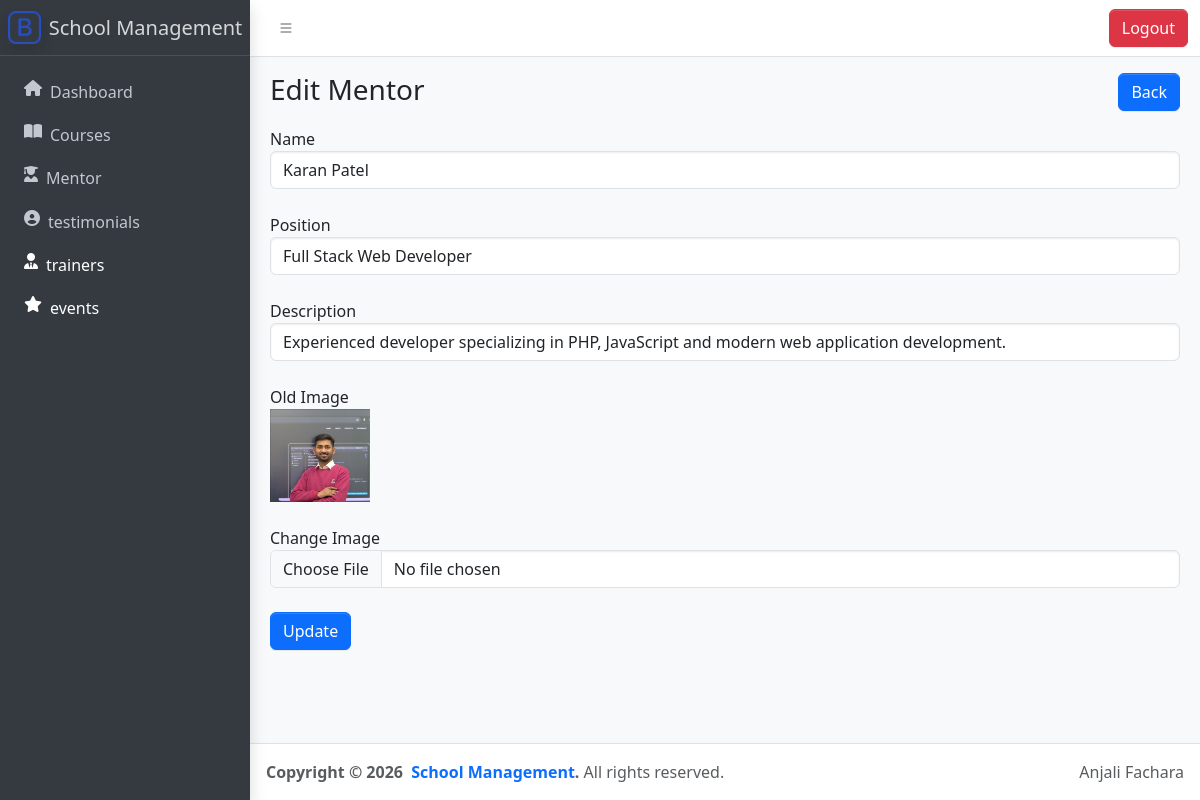
Screenshot of /backend/mentor_edit.php?id=1 with the database file from the repository.
### tables this page shows
CREATE TABLE `mentor` (
  `id` int(11) NOT NULL,
  `image` varchar(255) NOT NULL,
  `name` varchar(100) NOT NULL,
  `position` varchar(100) NOT NULL,
  `description` text NOT NULL
);

### backend/mentor_edit.php (the view, shortened to what this page needs)
<!doctype html>
<html lang="en">
<head>
  <link
    rel="stylesheet"
    href="https://cdn.jsdelivr.net/npm/@fontsource/source-sans-3@5.0.12/index.css" />
  <link
    rel="stylesheet"
    href="https://cdn.jsdelivr.net/npm/overlayscrollbars@2.11.0/styles/overlayscrollbars.min.css" />
  <link
    rel="stylesheet"
    href="https://cdn.jsdelivr.net/npm/bootstrap-icons@1.13.1/font/bootstrap-icons.min.css" />
  <link
    rel="stylesheet"
    href="https://cdnjs.cloudflare.com/ajax/libs/font-awesome/6.5.1/css/all.min.css" />
  <link rel="stylesheet" href="css/adminlte.css" />
</head>
<body class="layout-fixed sidebar-expand-lg sidebar-open bg-body-tertiary">
  <div class="app-wrapper">
<?php
 include('layout/header.php');
?>
  <?php
      include('layout/sidebar.php');
  ?>
      <main class="app-main">
        <div class="app-content-header">
          <div class="container-fluid">
            <div class="row">
              <div class="col-sm-6"><h3 class="mb-0">Edit Mentor</h3></div>
              <div class="col-sm-6">
                <ol class="breadcrumb float-sm-end">
                    <a href="Mentor_list.php" class="btn btn-primary">Back</a>
                </ol>
              </div>
            </div>
          </div>
        </div>
         <div class="app-content">
            <div class="container-fluid">
              <div class="row">
            <?php
               include('config.php');
               $id = $_GET['id'];
                $query = "SELECT * FROM mentor WHERE id = '$id'";
                $result = mysqli_query($conn, $query);
                $data = mysqli_fetch_assoc($result);
            ?>
    <form action="mentor_update.php" method="post" enctype="multipart/form-data">
        <label>Name</label>
    <input type="text" name="name"
           value="<?php echo $data['name']; ?>"
           class="form-control"><br>
    <label>Position</label>
    <input type="text" name="position"
           value="<?php echo $data['position']; ?>"
           class="form-control"><br>
    <label>Description</label>
    <input type="text" name="description"
           value="<?php echo $data['description']; ?>"
           class="form-control"><br>
    <label>Old Image</label><br>
    <img src="assets/uploads/mentor/<?php echo $data['image']; ?>"
         width="100"><br><br>
    <label>Change Image</label>
    <input type="file" name="image" class="form-control"><br>
    <input type="submit" name="update" value="Update" class="btn btn-primary">
        </form>
        </div>
        </div>
        </div>
      </main>
<?php
 include('layout/footer.php');
?>
</body>
</html>

### rows the page displays
mentor: name "Karan Patel", position "Full Stack Web Developer", description "Experienced developer specializing in PHP, JavaScript and modern web application development.", image (picture)
